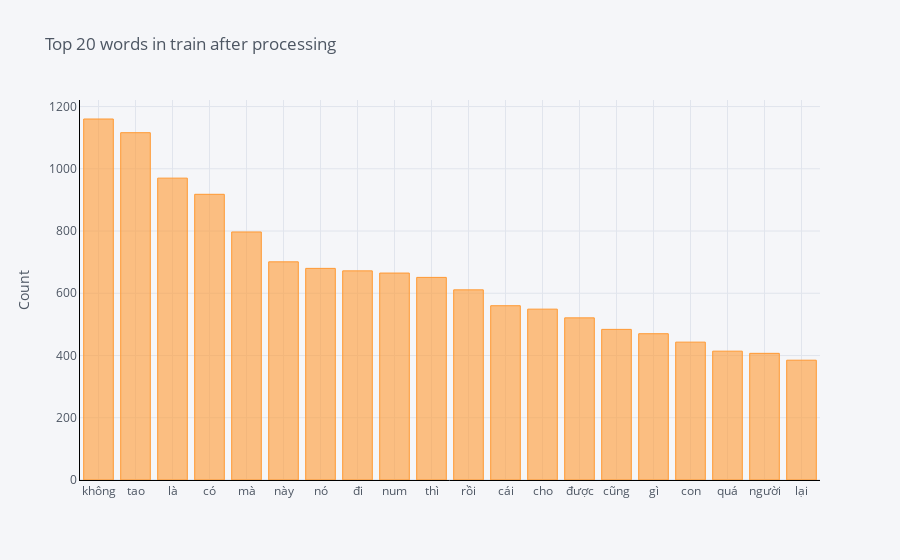

This figure's notebook cell:
### Code cell
common_words = get_top_n_words(train_clean_sentences, 20)

df1 = pd.DataFrame(common_words, columns = ['Text' , 'count'])
df1.groupby('Text').sum()['count'].sort_values(ascending=False).iplot(
    kind='bar', yTitle='Count', linecolor='black', title='Top 20 words in train after processing')

### Figure 1 — Plotly figure (JSON) as saved in the notebook; plotly's stock layout.template omitted (floating-point values rounded to 4 significant figures)
{"data": [{"marker": {"color": "rgba(255, 153, 51, 0.6)", "line": {"color": "rgba(255, 153, 51, 1.0)", "width": 1}}, "name": "count", "orientation": "v", "text": "", "type": "bar", "x": ["không", "tao", "là", "có", "mà", "này", "nó", "đi", "num", "thì", "rồi", "cái", "cho", "được", "cũng", "gì", "con", "quá", "người", "lại"], "y": [1160, 1116, 970, 918, 797, 701, 680, 672, 665, 651, 611, 560, 549, 521, 484, 470, 443, 414, 407, 385]}], "layout": {"legend": {"bgcolor": "#F5F6F9", "font": {"color": "#4D5663"}}, "paper_bgcolor": "#F5F6F9", "plot_bgcolor": "#F5F6F9", "title": {"font": {"color": "#4D5663"}, "text": "Top 20 words in train after processing"}, "xaxis": {"gridcolor": "#E1E5ED", "linecolor": "black", "showgrid": true, "tickfont": {"color": "#4D5663"}, "title": {"font": {"color": "#4D5663"}, "text": ""}, "zerolinecolor": "#E1E5ED"}, "yaxis": {"gridcolor": "#E1E5ED", "linecolor": "black", "showgrid": true, "tickfont": {"color": "#4D5663"}, "title": {"font": {"color": "#4D5663"}, "text": "Count"}, "zerolinecolor": "#E1E5ED"}}}
